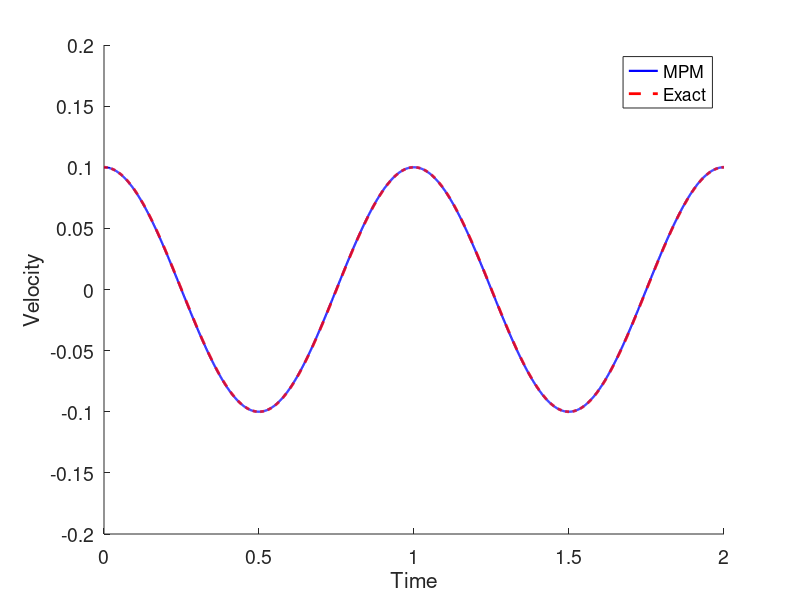
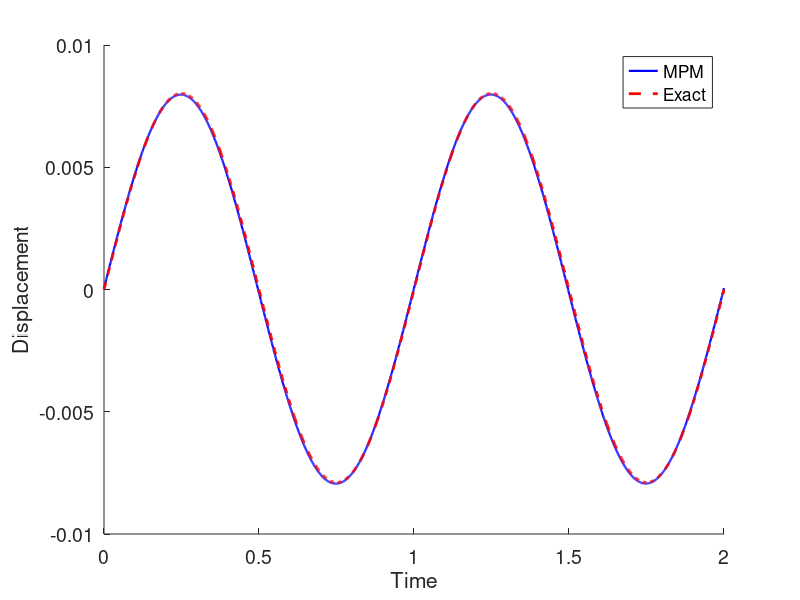
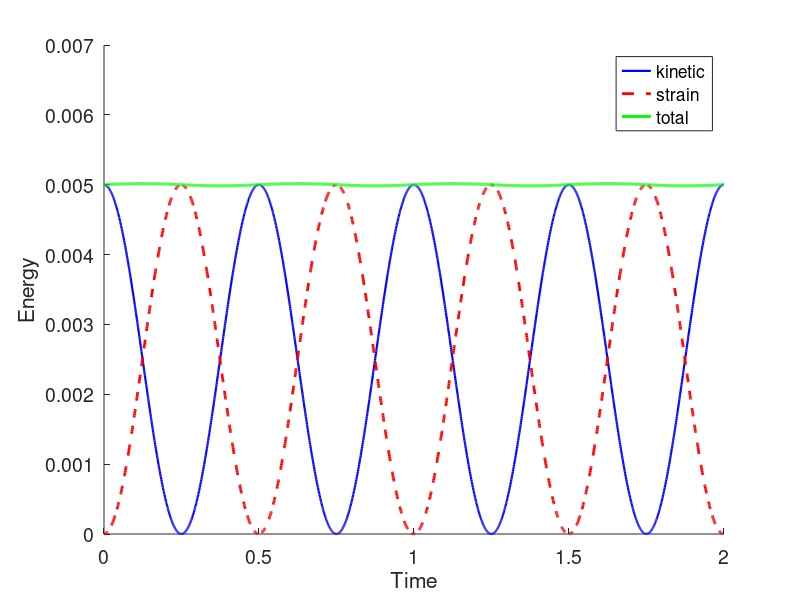

Source code (MATLAB) for these figures, in order:
% This file implements the Material Point Method of Sulsky 1994.
% One dimensional problem with one material point.
% The grid is one two-noded linear element.
% This example is taken from "Caveats on the Implementation of the Generalized 
% Material Point Method", Buzzi et al, CMES 2008.
%
% Vinh Phu Nguyen
% Cardiff University, Wales, UK
% June 2013.

%%

opts = struct('Color','rgb','Bounds','tight','FontMode','fixed','FontSize',20);

%%
clc
clear all;

%%
%
E = 4*pi^2;            % Young modulus
L = 1;                 % length of the bar
rho    = 1;
%%
%  Computational grid

nodes     = [0 L ];
elements  = [1 2];

elemCount = size(elements,1);
nodeCount = size(nodes,2);

%%
% Material points

xp = 0.5*L;            % position
Mp = 1;                % mass 
Vp = 1;                % volume
vp = 0.1;              % velocity
s  = 0.;               % stress
eps=0;                 % strain 
q  = Mp*vp;            % momentum

%% Time loop

c     = sqrt(E/rho);
cfl   = c/L;
time  = 2;
dtime = 0.001;
t     = 0;

ta = [];    % time
va = [];    % velocities
xa = [];    % positions
ka = [];    % kinetic energy
sa = [];    % strain energy

while ( t < time )
    
    % shape functions and derivatives
    
    N1  = 1 - abs(xp-nodes(1))/L;
    N2  = 1 - abs(xp-nodes(2))/L;
    
    dN1 = -1/L;
    dN2 =  1/L;
    
    % particle mass and momentum to node
    
    m1   = N1*Mp;
    mv1  = N1*q;
    
    m2   = N2*Mp;
    mv2  = N2*q;
    
    mv1  = 0; % Boundary condition v=0 at node 1
    
    % internal force
    
    fint1 = - Vp*s*dN1;
    fint2 = - Vp*s*dN2;
    
    f1    = fint1 ;   % there is no external force
    f2    = fint2 ;
    
    % update nodal momenta

    f1  = 0; % Boundary conditions f1 = m1*a1, a1=0
    
    mv1 = mv1 + f1*dtime;
    mv2 = mv2 + f2*dtime;
    
    % update particle velocity and position
    
    vp  = vp + dtime * (N1*f1/m1 + N2*f2/m2);
    xp  = xp + dtime * (N1*mv1/m1 + N2*mv2/m2);
    
    q   = Mp*vp;
    
    v1 = N1*Mp*vp/m1;
    v2 = N2*Mp*vp/m2;
    v1 = 0;
    % gradient velocity
    
    Lp = dN1 * v1 + dN2 * v2;
    
    % strain increment
    
    dEps = dtime * Lp;
    
    % stress update
    
    eps  = eps + dEps;
    s    = s + E * dEps;
            
    % store time,velocty for plotting
    
    ta = [ta;t];
    va = [va;vp];
    xa = [xa;xp];
    
    ka = [ka;0.5*vp*vp*Mp];
    sa = [sa;0.5*s*eps*Mp];
    
    % advance to the next time step
    
    t = t + dtime;
end

%%

% exact solution


w      = 1/L*sqrt(E/rho);
vExact = 0.1*cos(w.*ta);
xExact = 0.5*exp((0.1/L/w)*sin(w.*ta));

figure 
set(gca,'FontSize',14)
hold on
plot(ta,va,'b-','LineWidth',1.6);
plot(ta,vExact,'r--','LineWidth',2);
%set(gca,'YTick',va)
%set(gca,'YTickLabel',sprintf('%4.2f|',va))
%set(gca,'YTick',[-0.15 -0.10 -0.05 0.00 0.05 0.10 0.15])
xlabel('Time')
ylabel('Velocity')
legend('MPM','Exact')


figure 
set(gca,'FontSize',14)
hold on
plot(ta,xa-0.5,'b-','LineWidth',1.6);
plot(ta,xExact-0.5,'r--','LineWidth',2);
xlabel('Time')
ylabel('Displacement')
legend('MPM','Exact')

figure 
set(gca,'FontSize',14)
hold on
plot(ta,ka,'b-','LineWidth',1.6);
plot(ta,sa,'r--','LineWidth',2);
plot(ta,ka+sa,'g-','LineWidth',2.1);
xlabel('Time')
ylabel('Energy')
legend('kinetic','strain','total')
set(gca,'XTick',[0 0.5 1.0 1.5 2.0])
axis([0 2 0 0.007])

